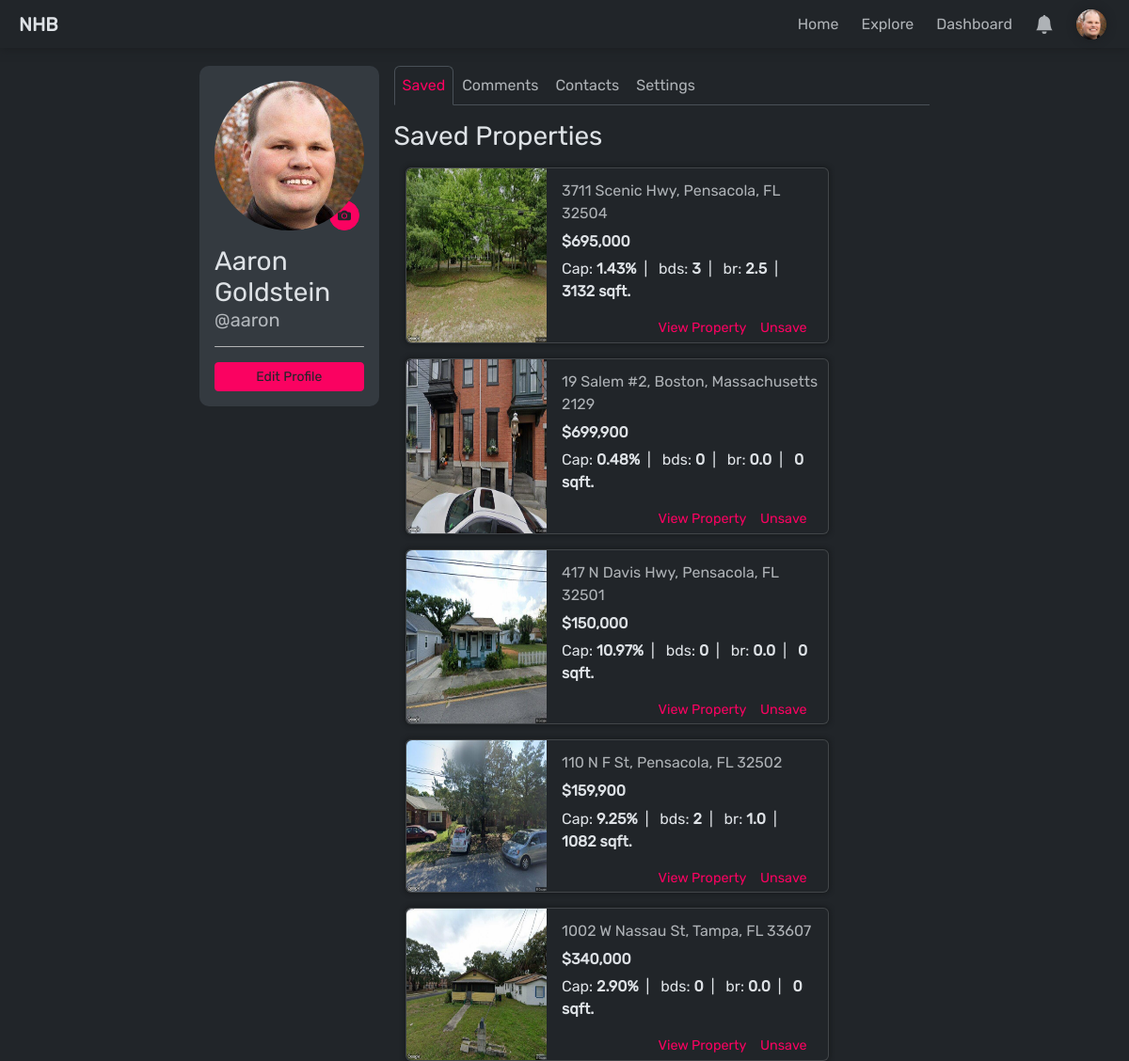
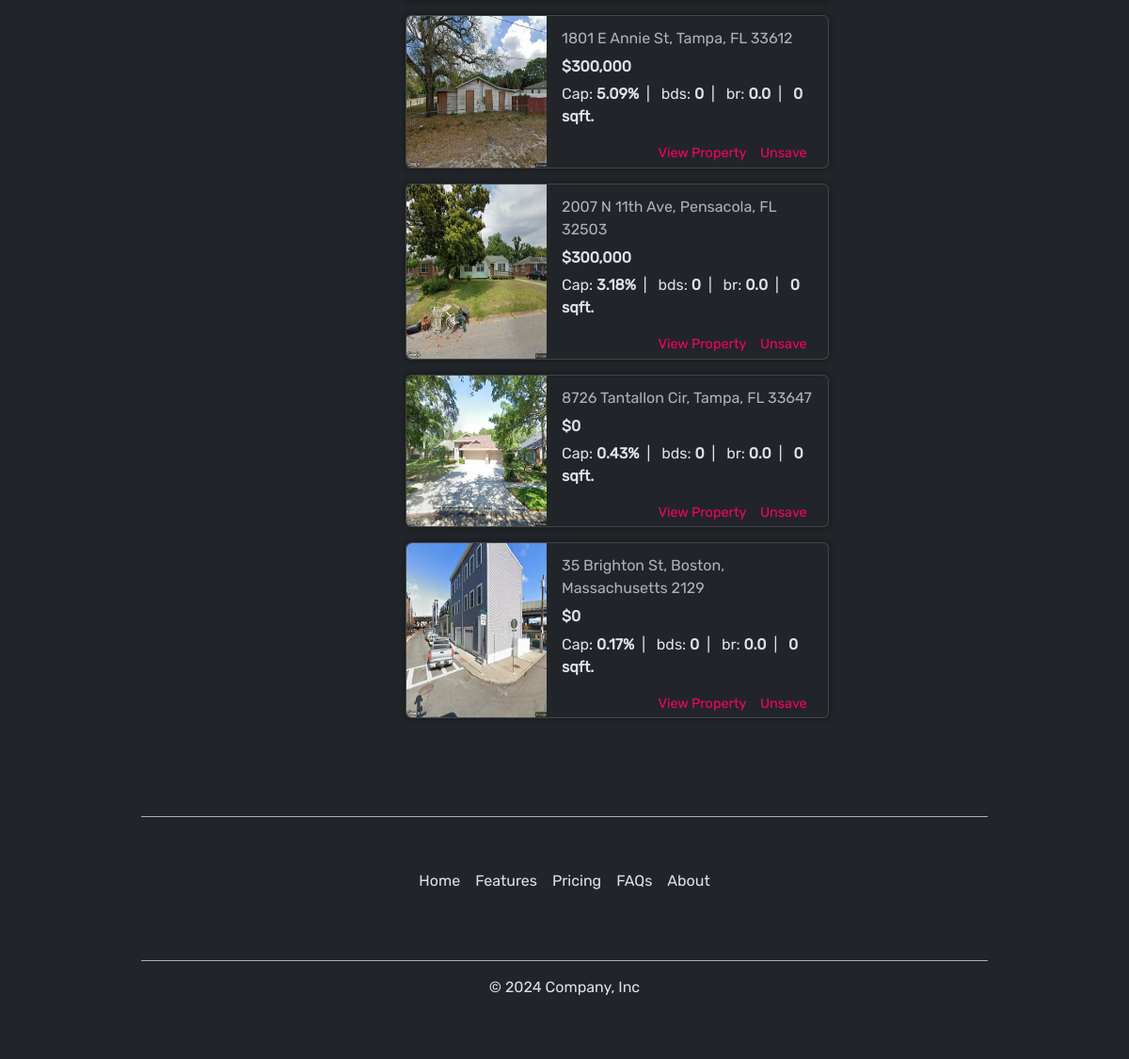
Page /profile/user=aaron/ (signed in) on the committed database (2 pictures, top to bottom).
### profiles/models.py (models this page shows, shortened)
class Profile(models.Model):
    user = models.ForeignKey(User, on_delete=models.CASCADE)
    theme = models.CharField(choices=[('light','light'), ('dark','dark')], max_length=100, default='light')
    goal = models.CharField(max_length=1000, default='Searching for Investment Property')
    phone_number = models.CharField(max_length=10, blank=True, null=True)
    location = models.CharField(max_length=100, blank=True, null=True)
    profile_picture = models.ImageField(upload_to='profile_pictures', blank=True, null=True)
    @property
    def unread_notification_count(self):
        return self.user.notification_set.filter(is_read=False).count()

### property/models.py (models this page shows, shortened)
class SavedProperty(models.Model):
    profile = models.ForeignKey(Profile, on_delete=models.CASCADE)
    property_id = models.CharField(max_length=100)
    address = models.CharField(max_length=250)
    city = models.CharField(max_length=100)
    state = models.CharField(max_length=2)
    zip = models.IntegerField()
    image = models.ImageField(upload_to='property_images/', default='property_images/default/shrek.webp')
    price = models.DecimalField(max_digits=10, decimal_places=2)
    cap_rate = models.DecimalField(max_digits=7, decimal_places=4)
    beds = models.IntegerField()
    baths = models.DecimalField(max_digits=2, decimal_places=1)
    sq_ft = models.IntegerField()
    timestamp = models.DateTimeField(auto_now_add=True)
    archived = models.BooleanField(default=False)
    class Meta:
        constraints = [
            models.UniqueConstraint('profile', 'property_id', name='profile-property_id'),
        ]
    @property
    def endpoint(self):
        return f'/property/detail/state={self.state}&city={self.city}&address={self.address}&zip={self.zip}&id={self.property_id}/'
    @property
    def address_full(self):
        return f'{self.address}, {self.city}, {self.state} {self.zip}'

### profiles/views.py (the view)
# urls.py: path('user=<str:username>/', views.profile_view, name='profile'),
@login_required(login_url='/account/login/')
def profile_view(request, username:str, *args, **kwargs):
    profile = Profile.objects.get(user__username=username)
    form = UpdateProfileForm(initial={
        'first_name': profile.user.first_name,
        'last_name': profile.user.last_name,
        'email': profile.user.email,
        'phone_number': profile.phone_number,
        'location': profile.location,
        'goal': ast.literal_eval(profile.goal)
    })
    return render(request, 'profile/profile-detail.html', {'profile': profile, 'form': form })

### templates/profile/profile-detail.html (shortened to what this page needs)
{% extends "base.html" %}
{% block content %}
{% load time_delta%}
<div class="container col-sm-8 my-4 mx-auto">
    <div class="profile-container">
        <div class="profile-info">
            <div>
                <div class="mb-3 justify-content-center text-center">
                    <div class="profile-picture">
                        {% if user == profile.user %}
                            <label for="file-input"
                            id="mobile-change-picture-button"
                            class="btn btn-sm love rounded-circle"
                            >{% include "icons/camera.html" %}
                            </label>
                        {% endif %}
                        {% if profile.profile_picture %}
                            <img id="profile-img" src="{{ profile.profile_picture.url }}" alt="Profile Picture">
                        {% else %}
                            <img id="profile-img" src="/media/profile_pictures/default/default.png" alt="Profile Picture">
                        {% endif %}
                    </div>
                </div>
                <div id="profile-details">
                    <h3 class="mb-0">{{ profile.user.first_name }} {{ profile.user.last_name }}</h3>
                    <h5 class="text-muted mb-3">@{{ profile.user.username }}</h5>
                </div>
                <hr></hr>
                {% if user == profile.user %}
                <button id="edit-profile-button" class="btn btn-sm love w-100" onclick="ShowUpdateProfileForm()">Edit Profile</button>
                {% endif %}
            </div>
        </div>
        <div class="profile-content">
            <ul class="nav nav-tabs mb-3">
                <li class="nav-item" onclick="toggleTab('saved-properties')">
                  <a id="saved-properties-link" class="nav-link active" aria-current="page">Saved</a>
                </li>
                <li class="nav-item" onclick="toggleTab('comments')">
                  <a id="comments-link" class="nav-link">Comments</a>
                </li>
                <li class="nav-item" onclick="toggleTab('contact-forms')">
                  <a id="contact-forms-link" class="nav-link">Contacts</a>
                </li>
                <li class="nav-item" onclick="toggleTab('settings')">
                    <a id="settings-link" class="nav-link">Settings</a>
                </li>
            </ul>
            <div id="saved-properties">
                <h3 class="mb-3">Saved Properties</h3>
                <div class="container col-sm-10 m-0">
                    {% for property in profile.savedproperty_set.all|dictsortreversed:"id" %}
                        {% include "profile/partials/saved-property-card.html" %}
                    {% endfor %}
                </div>
            </div>
        </div>
    </div>
</div>
{% endblock %}

### templates/base.html (shortened to what this page needs)
<!DOCTYPE html>
<html lang="en" data-bs-theme="{% if not user.is_authenticated %}light{% else %}{{ request.user.profile_set.first.theme }}{% endif %}">
<head>
    {% load static %}
    <link rel="stylesheet" type="text/css" href={% static "css/styles.css" %}>
    <link href="https://cdn.jsdelivr.net/npm/bootstrap@5.3.3/dist/css/bootstrap.min.css" rel="stylesheet">
    <link rel="stylesheet" href="https://unpkg.com/leaflet@1.9.4/dist/leaflet.css" />
</head>
<body hx-headers='{"X-CSRFToken": "{{ csrf_token }}"}' hx-ext="ws" ws-connect="/ws/notifications/">
    {% include 'components/nav.html' %}
    {% include 'notifications/toast-container.html' %}
    <div id="app-container" class="position-relative" style="min-height:100vh; {% if request.get_full_path != '/' %}padding-top:2.9rem;{% endif %}">
    {% block content %}
    {% endblock %}
    </div>
    {% if not "/explore/" in request.get_full_path %}
        {% include 'components/footer.html' %}
    {% endif %}
</body>
</html>

### templates/components/nav.html (shortened to what this page needs)
{% load static %}
{% load is_agent %}
<nav
id="navbar"
class="navbar navbar-expand-lg w-100 py-1"
>
    <div class="container-fluid m-0">
        <div class="collapse navbar-collapse justify-content-between" id="navbarSupportedContent">
            <a id='brand' class="navbar-brand px-2" href="/">NHB</a>
            <ul class="navbar-nav mb-2 mb-lg-0">
                {% if request.get_full_path != '/' %}
                    <li class="nav-item me-2">
                        <a class="nav-link {% if request.get_full_path == '/' %}active{% endif %}" aria-current="page" href="/">
                            Home
                        </a>
                    </li>
                {% endif %}
                <li class="nav-item me-2">
                    <a class="nav-link {% if '/explore/' in request.get_full_path %}active{% endif %}" href="/explore/">
                        Explore
                    </a>
                </li>
                {% if not request.user|is_agent %}
                <li class="nav-item me-2 dropdown">
                    <a class="nav-link dropdown-toggle {% if '/agent/' in request.get_full_path %}active{% endif %}" href="#" role="button" data-bs-toggle="dropdown" aria-expanded="false">
                        Agents
                    </a>
                    <ul id='agent-dropdown' class="dropdown-menu">
                        <li><a class="dropdown-item" href="#">Find an Agent</a></li>
                        <li><hr class="dropdown-divider"></li>
                        <li><a class="dropdown-item" href="/agent/become-an-agent/">Become an Agent</a></li>
                    </ul>
                </li>
                {% else %}
                <li class="nav-item me-2">
                    <a class="nav-link {% if '/agent/' in request.get_full_path %}active{% endif %}" href="/agent/dashboard/">
                        Dashboard
                    </a>
                </li>
                {% endif %}
                {% if not user.is_authenticated %}
                    <li class="nav-item">
                        <a class="nav-link" href="/account/register/">Login / Signup</a>
                    </li>
                    {% else %}
                    <li class="nav-item dropdown h-100 align-items-start me-2 " >
                        <a
                        id="notification-dropdown-tg"
                        class="nav-link dropdown-toggle d-flex align-items-center position-relative"
                        href="#"
                        role="button"
                        data-bs-toggle="offcanvas" data-bs-target="#notificationsDrawer" aria-controls="notificationsDrawer"
                        onclick="clearNotificationSpan()"
                        >
                            <svg id="notification-icon" xmlns="http://www.w3.org/2000/svg" width="20" height="20" fill="white" class="bi bi-bell-fill" viewBox="0 0 16 16">
                                <path d="M8 16a2 2 0 0 0 2-2H6a2 2 0 0 0 2 2m.995-14.901a1 1 0 1 0-1.99 0A5 5 0 0 0 3 6c0 1.098-.5 6-2 7h14c-1.5-1-2-5.902-2-7 0-2.42-1.72-4.44-4.005-4.901"/>
                            </svg>
                        </a>
                    </li>
                    <li class="nav-item dropdown">
                        <a id="profile-dropdown-tg" class="nav-link dropdown-toggle d-flex align-items-center" href="#" role="button" data-bs-toggle="dropdown" aria-expanded="false">
                            <div id="profile-badge-container">
                            {% if not user.profile_set.first.profile_picture %}
                                {% include "icons/profile-icon.html" %}
                            {% else %}
                                <img src="{{ user.profile_set.first.profile_picture.url }}" class="profile-badge me-1" alt="profile picture">
                            {% endif %}
                            </div>
                        </a>
                    </li>
                {% endif %}
            </ul>
        </div>
    </div>
</nav>

### templates/notifications/toast-container.html (shortened to what this page needs)
<div id='toast-container' class="toast-container">
</div>

### templates/profile/partials/update-profile-form.html (shortened to what this page needs)
{% load crispy_forms_tags %}

### templates/profile/partials/saved-property-card.html (shortened to what this page needs)
{% load static %}
{% load currency %}
{% load percentage %}
{% load comma %}
<div id="property-card-{{property.property_id}}" class="card mb-3 w-auto" style="box-shadow: 0 0 4px 2px var(--bs-dark-bg-subtle);">
    <div class="row g-0">
        <div class="col-4 col-md-4">
            <img src="{{property.image.url}}" class="img-fluid rounded-start h-100 card-image" alt="...">
        </div>
        <div class="col-8 col-md-8">
            <div class="card-body h-100  align-items-center py-1 ps-3 pe-2">
                <div class="property-card-details h-75 pt-2">
                    <p class="text-muted mb-2">{{ property.address_full }}</p>
                    <h6 style="font-weight:600;">{{ property.price|currency:0 }}</h6>
                    <p class="mb-2" style="font-size:1rem;">
                        Cap: <strong >{{ property.cap_rate|percentage }}</strong>&ensp;|&ensp;
                        bds: <strong>{{ property.beds }}</strong>&ensp;|&ensp;
                        br: <strong>{{ property.baths }}</strong>&ensp;|&ensp;
                        <strong>{{ property.sq_ft }} sqft.</strong>
                    </p>
                </div>
                <div id="card-button-container" class="d-flex pb-2 h-25">
                    <a style="color:var(--love);" href="{{property.endpoint}}">View Property</a>
                    {% if user == request.user %}
                        <a
                        style="color:var(--love);"
                        hx-post="{% url 'toggle_property_saved' %}"
                        hx-target="#property-card-{{property.property_id}}"
                        hx-vals='{ "view": "profile", "property": { "propertyId": "{{ property.property_id }}" }}'
                        hx-swap="outerHTML"
                        >Unsave</a>
                    {% endif %}
                </div>
            </div>
        </div>
    </div>
</div>

### templates/components/footer.html (shortened to what this page needs)
<footer id="footer" class="py-5 position-absolute w-100 shadow" >
  <hr class="w-75 mx-auto mb-5"></hr>
  <ul class="nav justify-content-center pb-3 mb-3">
    <li class="nav-item"><a href="/" class="nav-link px-2">Home</a></li>
    <li class="nav-item"><a href="#" class="nav-link px-2">Features</a></li>
    <li class="nav-item"><a href="#" class="nav-link px-2">Pricing</a></li>
    <li class="nav-item"><a href="#" class="nav-link px-2">FAQs</a></li>
    <li class="nav-item"><a href="#" class="nav-link px-2">About</a></li>
  </ul>
  <hr class="w-75 mx-auto mt-5"></hr>
  <p class="text-center">© 2024 Company, Inc</p>
</footer>

### rows in the picture
Profile: profile_picture (picture), user.first_name "Aaron", user.last_name "Goldstein", user.username "aaron"
SavedProperty: image (picture), address_full "3711 Scenic Hwy, Pensacola, FL 32504", price "$695,000", cap_rate|percentage "1.43%", beds "3", baths "2.5", sq_ft "3132"
SavedProperty: image (picture), address_full "19 Salem #2, Boston, Massachusetts 2129", price "$699,900", cap_rate|percentage "0.48%", beds "0", baths "0.0", sq_ft "0"
SavedProperty: image (picture), address_full "417 N Davis Hwy, Pensacola, FL 32501", price "$150,000", cap_rate|percentage "10.97%", beds "0", baths "0.0", sq_ft "0"
SavedProperty: image (picture), address_full "110 N F St, Pensacola, FL 32502", price "$159,900", cap_rate|percentage "9.25%", beds "2", baths "1.0", sq_ft "1082"
SavedProperty: image (picture), address_full "1002 W Nassau St, Tampa, FL 33607", price "$340,000", cap_rate|percentage "2.90%", beds "0", baths "0.0", sq_ft "0"
SavedProperty: image (picture), address_full "1801 E Annie St, Tampa, FL 33612", price "$300,000", cap_rate|percentage "5.09%", beds "0", baths "0.0", sq_ft "0"
SavedProperty: image (picture), address_full "2007 N 11th Ave, Pensacola, FL 32503", price "$300,000", cap_rate|percentage "3.18%", beds "0", baths "0.0", sq_ft "0"
SavedProperty: image (picture), address_full "8726 Tantallon Cir, Tampa, FL 33647", price "$0", cap_rate|percentage "0.43%", beds "0", baths "0.0", sq_ft "0"
SavedProperty: image (picture), address_full "35 Brighton St, Boston, Massachusetts 2129", price "$0", cap_rate|percentage "0.17%", beds "0", baths "0.0", sq_ft "0"
